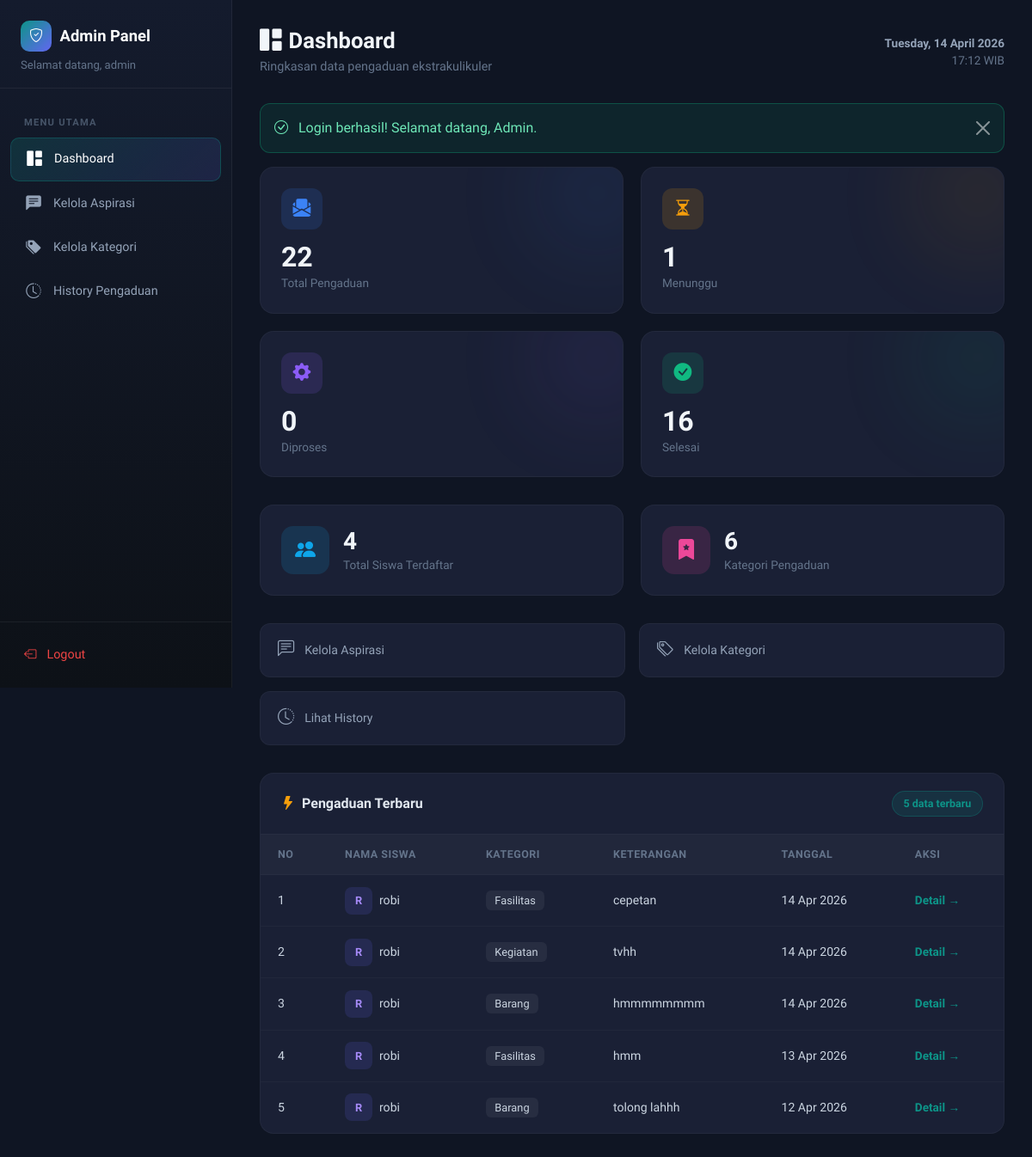
Page /?page=dashboard (signed in) on the committed database.
### tables this page shows
CREATE TABLE `input_aspirasi` (
  `id_pelaporan` int(11) NOT NULL,
  `nis` int(11) DEFAULT NULL,
  `id_kategori` int(11) DEFAULT NULL,
  `lokasi` varchar(50) DEFAULT NULL,
  `ket` varchar(50) DEFAULT NULL,
  `tgl_lapor` datetime DEFAULT current_timestamp()
);

CREATE TABLE `siswa` (
  `nis` int(11) NOT NULL,
  `username` varchar(35) NOT NULL,
  `nama_siswa` varchar(60) NOT NULL,
  `password` varchar(35) NOT NULL
);

CREATE TABLE `kategori` (
  `id_kategori` int(11) NOT NULL,
  `ket_kategori` varchar(30) NOT NULL
);

### controllers/AdminController.php (called while the page is built, shortened)
<?php
require_once __DIR__ . '/Controller.php';
require_once __DIR__ . '/../models/InputAspirasi.php';
require_once __DIR__ . '/../models/Aspirasi.php';
class AdminController extends Controller {
    private $inputAspirasiModel;
    private $aspirasiModel;
    private $kategoriModel;
    private $siswaModel;
    public function __construct() {
        $this->inputAspirasiModel = new InputAspirasi();
        $this->aspirasiModel = new Aspirasi();
        $this->kategoriModel = new Kategori();
        $this->siswaModel = new Siswa();
    }
    public function dashboard() {
        $totalPengaduan = $this->inputAspirasiModel->count();
        $menunggu = $this->aspirasiModel->countByStatus('Menunggu');
        $proses = $this->aspirasiModel->countByStatus('Proses');
        $selesai = $this->aspirasiModel->countByStatus('Selesai');
        $totalSiswa = $this->siswaModel->count();
        $totalKategori = $this->kategoriModel->count();
        $pengaduanTerbaru = $this->inputAspirasiModel->getAllWithKategori();
        $pengaduanTerbaru = array_slice($pengaduanTerbaru, 0, 5);
        $flash = $this->getFlash();
        $this->view('admin/dashboard', [
            'totalPengaduan' => $totalPengaduan,
            'menunggu' => $menunggu,
            'proses' => $proses,
            'selesai' => $selesai,
            'totalSiswa' => $totalSiswa,
            'totalKategori' => $totalKategori,
            'pengaduanTerbaru' => $pengaduanTerbaru,
            'flash' => $flash
        ]);
    }
}

### config/Database.php (called while the page is built, shortened)
<?php
class Database {
    private static $instance = null;
    private $connection;
    private function __construct() {
        $this->host = DB_HOST;
        $this->dbname = DB_NAME;
        $this->username = DB_USER;
        $this->password = DB_PASS;
        try {
            $dsn = "mysql:host={$this->host};dbname={$this->dbname};charset=utf8mb4";
            $options = [
                PDO::ATTR_ERRMODE => PDO::ERRMODE_EXCEPTION,
                PDO::ATTR_DEFAULT_FETCH_MODE => PDO::FETCH_ASSOC,
                PDO::ATTR_EMULATE_PREPARES => false,
            ];
            $this->connection = new PDO($dsn, $this->username, $this->password, $options);
        } catch (PDOException $e) {
            die("Koneksi database gagal: " . $e->getMessage());
        }
    }
    public static function getInstance() {
        if (self::$instance === null) {
            self::$instance = new self();
        }
        return self::$instance;
    }
    public function getConnection() {
        return $this->connection;
    }
}

### models/Model.php (called while the page is built, shortened)
<?php
require_once __DIR__ . '/../config/Database.php';
abstract class Model {
    protected $db;
    protected $table;
    public function __construct() {
        $this->db = Database::getInstance()->getConnection();
    }
    public function count() {
        $stmt = $this->db->query("SELECT COUNT(*) as total FROM {$this->table}");
        $result = $stmt->fetch();
        return $result['total'];
    }
}

### models/Aspirasi.php (called while the page is built, shortened)
<?php
require_once __DIR__ . '/Model.php';
class Aspirasi extends Model {
    protected $table = 'aspirasi';
    public function countByStatus($status) {
        $stmt = $this->db->prepare("SELECT COUNT(*) as total FROM {$this->table} WHERE status = ?");
        $stmt->execute([$status]);
        $result = $stmt->fetch();
        return $result['total'];
    }
}

### models/InputAspirasi.php (called while the page is built, shortened)
<?php
require_once __DIR__ . '/Model.php';
class InputAspirasi extends Model {
    protected $table = 'input_aspirasi';
    public function getAllWithKategori() {
        $sql = "SELECT i.*, k.ket_kategori, s.nama_siswa
                FROM {$this->table} i
                LEFT JOIN kategori k ON i.id_kategori = k.id_kategori
                LEFT JOIN siswa s ON i.nis = s.nis
                ORDER BY i.tgl_lapor DESC";
        $stmt = $this->db->query($sql);
        return $stmt->fetchAll();
    }
}

### views/admin/dashboard.php (the view, shortened to what this page needs)
<?php
require_once __DIR__ . '/../layouts/header.php';
?>
<div class="admin-wrapper">
    <aside class="admin-sidebar">
        <div class="sidebar-brand">
            <h5>
                <span class="brand-icon"><i class="bi bi-shield-check"></i></span>
                Admin Panel
            </h5>
            <small>Selamat datang, <?= $_SESSION['admin_username'] ?></small>
        </div>
        <nav class="sidebar-nav">
            <div class="nav-label">Menu Utama</div>
            <div class="nav-item">
                <a class="nav-link active" href="<?= BASE_URL ?>?page=dashboard">
                    <i class="bi bi-grid-1x2-fill"></i>Dashboard
                </a>
            </div>
            <div class="nav-item">
                <a class="nav-link" href="<?= BASE_URL ?>?page=aspirasi">
                    <i class="bi bi-chat-left-text-fill"></i>Kelola Aspirasi
                </a>
            </div>
            <div class="nav-item">
                <a class="nav-link" href="<?= BASE_URL ?>?page=kategori">
                    <i class="bi bi-tags-fill"></i>Kelola Kategori
                </a>
            </div>
            <div class="nav-item">
                <a class="nav-link" href="<?= BASE_URL ?>?page=history">
                    <i class="bi bi-clock-history"></i>History Pengaduan
                </a>
            </div>
        </nav>
        <div class="sidebar-footer">
            <a class="nav-link" href="<?= BASE_URL ?>?action=logout-admin" style="display:flex;align-items:center;gap:0.75rem;color:#ef4444;text-decoration:none;padding:0.7rem 1rem;border-radius:10px;font-size:0.9rem;transition:all 0.2s;">
                <i class="bi bi-box-arrow-left"></i>Logout
            </a>
        </div>
    </aside>
    <main class="admin-main">
        <div class="page-header">
            <div>
                <h2><i class="bi bi-grid-1x2-fill me-2"></i>Dashboard</h2>
                <p>Ringkasan data pengaduan ekstrakulikuler</p>
            </div>
            <div class="header-time">
                <div class="date"><?= date('l, d F Y') ?></div>
                <div><?= date('H:i') ?> WIB</div>
            </div>
        </div>
        <?php if ($flash): ?>
            <div class="alert alert-dark-custom <?= $flash['type'] === 'error' ? 'alert-danger' : '' ?> alert-dismissible fade show" role="alert">
                <i class="bi bi-<?= $flash['type'] === 'error' ? 'exclamation-triangle' : 'check-circle' ?> me-2"></i>
                <?= $flash['message'] ?>
                <button type="button" class="btn-close" data-bs-dismiss="alert" aria-label="Close" style="filter: invert(1); opacity: 0.5;"></button>
            </div>
        <?php endif; ?>
        <div class="stat-grid">
            <div class="stat-card-new stat-total">
                <div class="stat-glow"></div>
                <div class="stat-icon"><i class="bi bi-envelope-paper-fill"></i></div>
                <div class="stat-number"><?= $totalPengaduan ?></div>
                <div class="stat-label">Total Pengaduan</div>
            </div>
            <div class="stat-card-new stat-waiting">
                <div class="stat-glow"></div>
                <div class="stat-icon"><i class="bi bi-hourglass-split"></i></div>
                <div class="stat-number"><?= $menunggu ?></div>
                <div class="stat-label">Menunggu</div>
            </div>
            <div class="stat-card-new stat-process">
                <div class="stat-glow"></div>
                <div class="stat-icon"><i class="bi bi-gear-fill"></i></div>
                <div class="stat-number"><?= $proses ?></div>
                <div class="stat-label">Diproses</div>
            </div>
            <div class="stat-card-new stat-done">
                <div class="stat-glow"></div>
                <div class="stat-icon"><i class="bi bi-check-circle-fill"></i></div>
                <div class="stat-number"><?= $selesai ?></div>
                <div class="stat-label">Selesai</div>
            </div>
        </div>
        <div class="info-grid">
            <div class="info-card info-siswa">
                <div class="info-icon"><i class="bi bi-people-fill"></i></div>
                <div>
                    <div class="info-number"><?= $totalSiswa ?></div>
                    <div class="info-label">Total Siswa Terdaftar</div>
                </div>
            </div>
            <div class="info-card info-kategori">
                <div class="info-icon"><i class="bi bi-bookmark-star-fill"></i></div>
                <div>
                    <div class="info-number"><?= $totalKategori ?></div>
                    <div class="info-label">Kategori Pengaduan</div>
                </div>
            </div>
        </div>
        <div class="quick-actions">
            <a href="<?= BASE_URL ?>?page=aspirasi" class="quick-action-btn">
                <i class="bi bi-chat-left-text"></i>Kelola Aspirasi
            </a>
            <a href="<?= BASE_URL ?>?page=kategori" class="quick-action-btn">
                <i class="bi bi-tags"></i>Kelola Kategori
            </a>
            <a href="<?= BASE_URL ?>?page=history" class="quick-action-btn">
                <i class="bi bi-clock-history"></i>Lihat History
            </a>
        </div>
        <div class="content-card" style="animation-delay: 0.35s;">
            <div class="content-card-header">
                <h5><i class="bi bi-lightning-fill me-2" style="color:#f59e0b;"></i>Pengaduan Terbaru</h5>
                <span class="badge-count"><?= count($pengaduanTerbaru) ?> data terbaru</span>
            </div>
            <?php if (empty($pengaduanTerbaru)): ?>
                <div class="empty-state">
                    <i class="bi bi-inbox"></i>
                    <p>Belum ada pengaduan masuk</p>
                </div>
            <?php else: ?>
                <div style="overflow-x: auto;">
                    <table class="dark-table">
                        <thead>
                            <tr>
                                <th>No</th>
                                <th>Nama Siswa</th>
                                <th>Kategori</th>
                                <th>Keterangan</th>
                                <th>Tanggal</th>
                                <th>Aksi</th>
                            </tr>
                        </thead>
                        <tbody>
                            <?php $no = 1; foreach ($pengaduanTerbaru as $item): ?>
                                <tr>
                                    <td><?= $no++ ?></td>
                                    <td>
                                        <div style="display:flex;align-items:center;gap:0.5rem;">
                                            <div style="width:32px;height:32px;border-radius:8px;background:rgba(99,102,241,0.15);color:#a78bfa;display:flex;align-items:center;justify-content:center;font-weight:700;font-size:0.8rem;">
                                                <?= strtoupper(substr($item['nama_siswa'] ?? 'U', 0, 1)) ?>
                                            </div>
                                            <?= htmlspecialchars($item['nama_siswa'] ?? '-') ?>
                                        </div>
                                    </td>
                                    <td>
                                        <span style="background:rgba(255,255,255,0.06);padding:0.25rem 0.65rem;border-radius:6px;font-size:0.8rem;">
                                            <?= htmlspecialchars($item['ket_kategori'] ?? '-') ?>
                                        </span>
                                    </td>
                                    <td>
                                        <?= htmlspecialchars(substr($item['ket'] ?? '', 0, 45)) ?>
                                    </td>
                                    <td style="white-space:nowrap;">
                                        <?= isset($item['tgl_lapor']) ? date('d M Y', strtotime($item['tgl_lapor'])) : '-' ?>
                                    </td>
                                    <td>
                                        <a href="<?= BASE_URL ?>?page=aspirasi-detail&id=<?= $item['id_pelaporan'] ?>"
                                           style="color:#0d9488;text-decoration:none;font-weight:600;font-size:0.85rem;">
                                            Detail →
                                        </a>
                                    </td>
                                </tr>
                            <?php endforeach; ?>
                        </tbody>
                    </table>
                </div>
            <?php endif; ?>
        </div>
    </main>
</div>
<?php require_once __DIR__ . '/../layouts/footer.php'; ?>

### views/layouts/header.php (style rules this page uses)
:root { --primary-color: #e11d48; --primary-dark: #be123c; --primary-light: #f97316; --secondary-color: #f97316; --success-color: #10b981; --warning-color: #f59e0b; --danger-color: #ef4444; --dark-color: #1e293b; --light-bg: #fef7f7; }
* { font-family: 'Plus Jakarta Sans', sans-serif; }
body { background: var(--light-bg); min-height: 100vh; }
.alert { border-radius: 12px; border: none; }

### rows in the picture
input_aspirasi: nis.nama_siswa "R", nis.nama_siswa "robi", id_kategori.ket_kategori "Fasilitas", ket "cepetan", tgl_lapor "14 Apr 2026"
input_aspirasi: nis.nama_siswa "R", nis.nama_siswa "robi", id_kategori.ket_kategori "Kegiatan", ket "tvhh", tgl_lapor "14 Apr 2026"
input_aspirasi: nis.nama_siswa "R", nis.nama_siswa "robi", id_kategori.ket_kategori "Barang", ket "hmmmmmmmm", tgl_lapor "14 Apr 2026"
input_aspirasi: nis.nama_siswa "R", nis.nama_siswa "robi", id_kategori.ket_kategori "Fasilitas", ket "hmm", tgl_lapor "13 Apr 2026"
input_aspirasi: nis.nama_siswa "R", nis.nama_siswa "robi", id_kategori.ket_kategori "Barang", ket "tolong lahhh", tgl_lapor "12 Apr 2026"

### other values in the picture
$_SESSION['admin_username'] "admin"
$flash['message'] "Login berhasil! Selamat datang, Admin."
$totalPengaduan "22"
$menunggu "1"
$proses "0"
$selesai "16"
$totalSiswa "4"
$totalKategori "6"
count($pengaduanTerbaru) "5"
